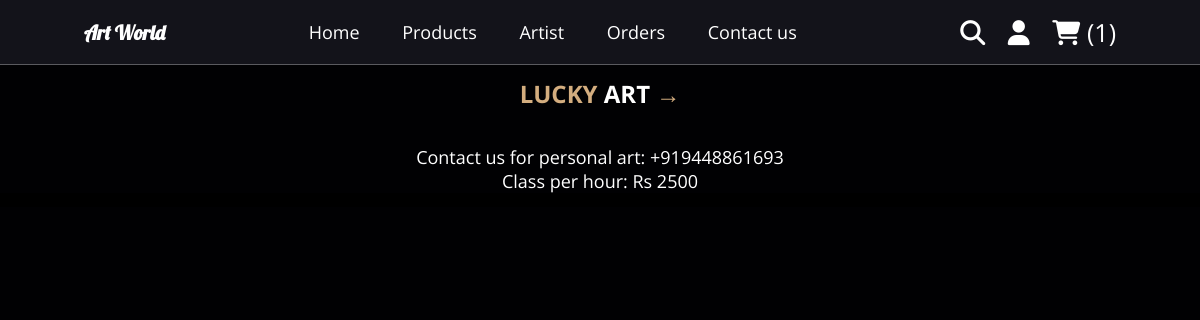
The page /artist.php?artist_name=lucky (signed in) on the database its author committed.
### tables this page shows
CREATE TABLE `users` (
  `id` int(100) NOT NULL,
  `name` varchar(100) NOT NULL,
  `email` varchar(100) NOT NULL,
  `password` varchar(100) NOT NULL,
  `user_type` varchar(20) NOT NULL,
  `placed_on` date NOT NULL,
  `contact` varchar(13) DEFAULT NULL,
  `class_cost` varchar(5) DEFAULT NULL
);

### artist.php (the view, shortened to what this page needs)
<?php
include 'connection.php';
?>
<html>
<head>
   <link rel="stylesheet" href="https://cdnjs.cloudflare.com/ajax/libs/font-awesome/6.1.1/css/all.min.css">
   <link rel="stylesheet" href="user_css.css">
</head>
<body>
<?php
include 'user_header.php';
?>
<div class="box-container">
<?php
$artist_name = $_GET['artist_name'];
$artist_query = "SELECT * FROM `users` WHERE name = '$artist_name'";
$artist_result = mysqli_query($conn, $artist_query);
if ($artist_row = mysqli_fetch_assoc($artist_result)) {
    echo '<div class="artist-details">';
    echo '<h1 class="heading"><span>' . $artist_row['name'] . '</span> art <a href="#all"><span>&#8594;</a></span></h1>';
    echo '<p>Contact us for personal art: ' . $artist_row['contact'] . '</p>';
    echo '<p>Class per hour: Rs ' . $artist_row['class_cost'] . '</p>';
    echo '</div>';
} else {
    echo '<h1 class="heading"><span>Artist details not found</span></h1>';
}
?>
</div>
<section class="products">
    <div class="box-container">
        <?php
        $res = mysqli_query($conn, "SELECT * FROM `products` where artist_name= '$artist_name'") or die('query failed');
        if(mysqli_num_rows($res) > 0){
            while($row = mysqli_fetch_assoc($res)){
                include 'products.php';
            }
        } else {
            echo '<p class="empty">No artworks added yet!</p>';
        }
        ?>
    </div>
</section>
</body>
</html>

### user_css.css (style rules this page uses)
:root { --main-color:#d3ad7f; --black:#13131a; --bg:#010103; --border:.1rem solid rgba(255,255,255,.3); }
* { font-family: 'Open Sans', sans-serif; margin:0; padding:0; box-sizing: border-box; outline: none; border:none; text-decoration: none; transition: .2s linear; }
html { font-size: 62.5%; overflow-x: hidden; scroll-padding-top: 9rem; scroll-behavior: smooth; }
body { background: #010103; }
.products .box-container { max-width: 1200px; margin:0 auto; display: grid; grid-template-columns: repeat(auto-fit, 35rem); align-items: flex-start; gap:1.5rem; justify-content: center; background-color: black; text-align: center; }
.heading { text-align: center; color:#fff; text-transform: uppercase; padding-bottom: 3.5rem; font-size: 4rem; margin-top: 1%; }
.heading span { color:#d3ad7f; text-transform: uppercase; }

### artist.php (style rules this page uses)
.artist-details { color: white; font-size: 18px; text-align: center; }
.artist-details h1 { font-size: 24px; color: white; }

### rows shown on the page
users: name "LUCKY", contact "+919448861693", class_cost "2500"

### other values the page prints
$row "1"
